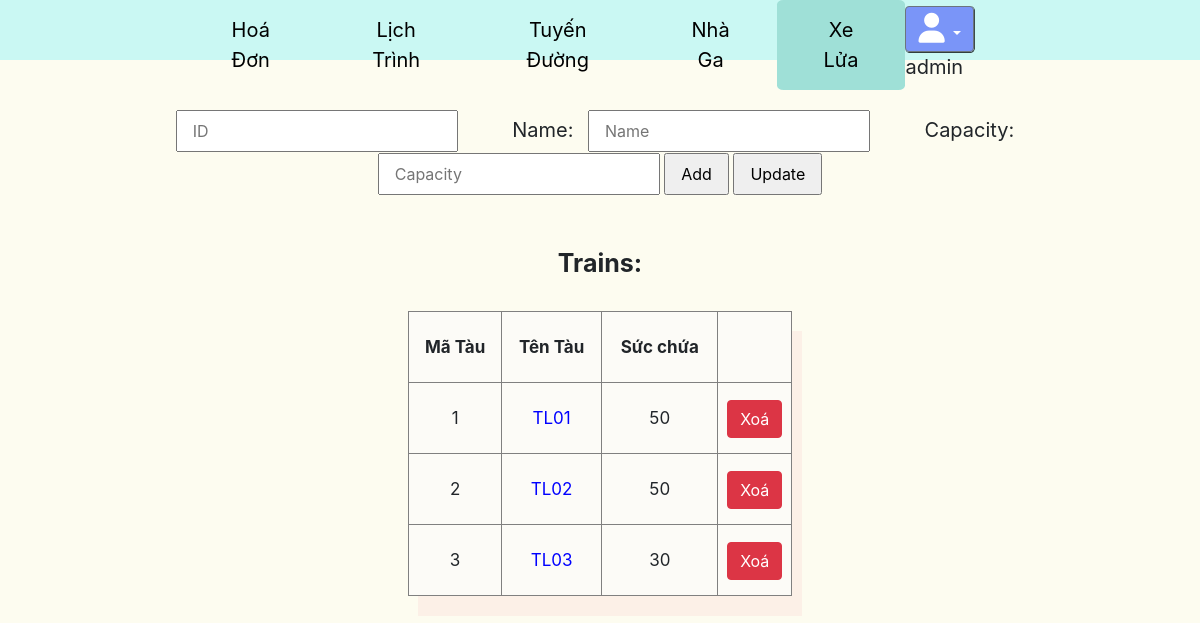
Page /trains/ (signed in) on the committed database.
### core/models.py (models this page shows, shortened)
class Train(models.Model):
    name = models.CharField(default = "", max_length = 50)
    capacity = models.IntegerField(default = 50)
    place = models.CharField(default = "", max_length = 255, null=True,blank=True)

### core/views.py (the view, shortened to what this page needs)
# urls.py: path('trains/', Trains.as_view() , name='trains'),
@method_decorator(staff_member_required, name='dispatch')
class Trains(View):
    def get(self,request):
        trains = Train.objects.all()
        context = {
            'trains':trains,
        }
        return render(request, 'core/trains.html',context)

### core/templates/core/trains.html (shortened to what this page needs)
{% extends 'core/base_manage.html' %} {% load static %} {% block head %}
<link rel="stylesheet" href="{% static 'css/RTT.css' %}" />
{% endblock head %} {% block contain %}
<div class="main">
  <form action="" method="post">
    <input id="ip_slug" type="text" name='slug' placeholder="ID" readonly/>
    <label for="name">Name: </label>
    <input id="ip_name" type="text" name="name" required placeholder="Name"/>
    <label for="capacity">Capacity: </label>
    <input id="ip_capacity" type="number" name="capacity" required placeholder="Capacity"/>
    <input type="submit" name='add' value="Add" />
    <input type="submit" name='update' value="Update" />
  </form>
  <fieldset>
    <legend id="myLegend">Trains:</legend>
    <table border="1px solid gray">
      <tr border="1px solid gray">
        <th style="padding: 5px">Mã Tàu</th>
        <th style="padding: 5px">Tên Tàu</th>
        <th style="padding: 5px">Sức chứa</th>
        <th style="padding: 5px"></th>
      </tr>
      {% for train in trains %}
      <tr border="1px solid gray">
        <td class='slug' style="padding: 5px">{{train.id}}</td>
        <td class="name" style="padding: 5px;cursor: pointer;color:blue">{{train.name}}</td>
        <td style="padding: 5px">{{train.capacity}}</td>
        <td style="padding: 0px"><a class="btn btn-danger" href="{% url 'delete-train' train.id %}">Xoá</a></td>
      </tr>
      {% endfor %}
    </table>
  </fieldset>
</div>
{% endblock contain %}

### core/templates/core/base_manage.html (shortened to what this page needs)
{% load static %}
<!DOCTYPE html>
<html lang="en">
  <head>
    <link
      rel="stylesheet"
      href="https://stackpath.bootstrapcdn.com/bootstrap/4.3.1/css/bootstrap.min.css"
    />
    <link rel="stylesheet" href="{% static 'css/base1.css' %}" />
    {% block head %} {% endblock head %}
  </head>
  <body>
    <header>
      <div class="container_header">
        <div class="container_menu">
          <ul class="menu_header">
            <li class="item_header"><a href="{% url 'bills' %}">Hoá Đơn</a></li>
            <li class="item_header">
              <a href="{% url 'schedules' %}">Lịch Trình</a>
            </li>
            <li class="item_header">
              <a href="{% url 'routes' %}">Tuyến Đường</a>
            </li>
            <li class="item_header">
              <a href="{% url 'stations' %}">Nhà Ga</a>
            </li>
            <li class="item_header"><a href="{% url 'trains' %}">Xe Lửa</a></li>
          </ul>
        </div>
        {% if user.username %}
        <div class="contain_login">
          <div class="dropdown open">
            <button
              class="btn btn-secondary dropdown-toggle btnProfile"
              type="button"
              id="triggerId"
              data-toggle="dropdown"
              aria-haspopup="true"
              aria-expanded="false"
            >
              <i class="fas fa-user userSize"></i>
            </button>
            <span>{{user.username}}</span>
          </div>
        </div>
        {% else %}
        <a href="{% url 'login' %}">Login</a>
        {% endif %}
      </div>
    </header>
    {% block contain %}{% endblock contain %}
  </body>
</html>

### static/css/base1.css (style rules this page uses)
.activePage { background-color: #9fe0d7; }
.activePage a { color: blue; }
* { margin: 0; padding: 0; box-sizing: border-box; }
body { max-width: 100vw; max-height: 100vh; background: #fdfcf0; }
header { height: 60px; background: #caf8f3; }
header .container_header { width: 70%; margin: auto; display: flex; justify-content: space-between; }
header .container_header .container_menu { text-align: center; }
header .container_header .container_menu .menu_header { display: flex; justify-content: space-between; }
header .container_header .container_menu .menu_header .item_header { font-size: 20px; list-style: none; padding: 15px 40px; transition: 0.7s; border-radius: 5%; }
header .container_header .container_menu .menu_header .item_header a { color: black; text-decoration: none; transition: 0.5s; }
header .container_header .contain_login { padding-top: 6px; font-size: 20px; }
header .container_header .contain_login div .btnProfile { background: rgba(0, 0, 255, 0.4); -webkit-box-shadow: black 0.5px 0.5px 0.5px 0.2px; box-shadow: black 0.5px 0.5px 0.5px 0.2px; }
header .container_header .contain_login div .btnProfile .userSize { font-size: 30px; }

### static/css/RTT.css (style rules this page uses)
* { margin: 0; padding: 0; box-sizing: border-box; }
.main { width: 80%; margin: auto; text-align: center; margin-top: 50px; }
.main form { width: 100%; }
.main label { font-size: 20px; margin-right: 10px; margin-left: 50px; }
.main input { padding: 7px 15px; }
.main legend { font-size: 25px; font-weight: bold; padding: 50px 0 20px 0; }
.main table { width: 40%; margin: auto; background-color: #fcfbf7; box-shadow: 10px 20px #fcf0e7; }
.main table th, .main table td { line-height: 60px; font-size: 17px; }

### rows in the picture
Train: id "1", name "TL01", capacity "50"
Train: id "2", name "TL02", capacity "50"
Train: id "3", name "TL03", capacity "30"

### other values in the picture
{{ user.username }} "admin"
